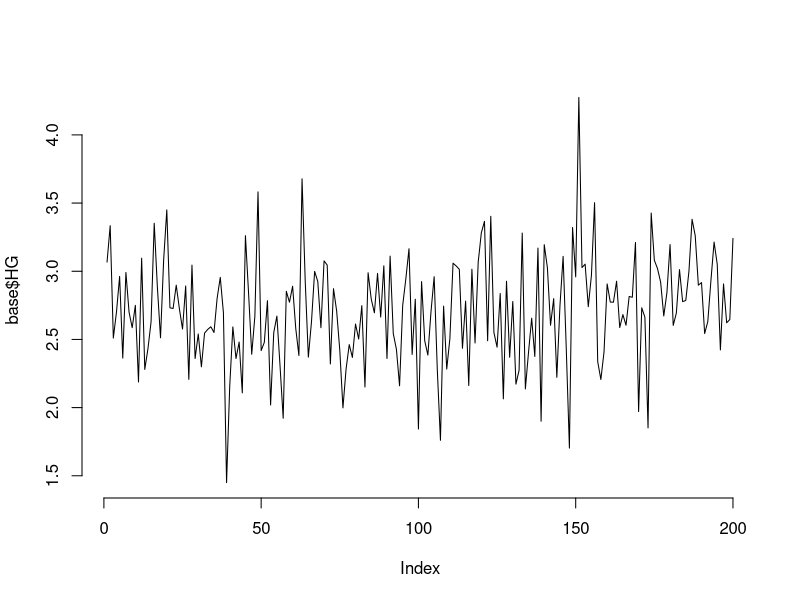
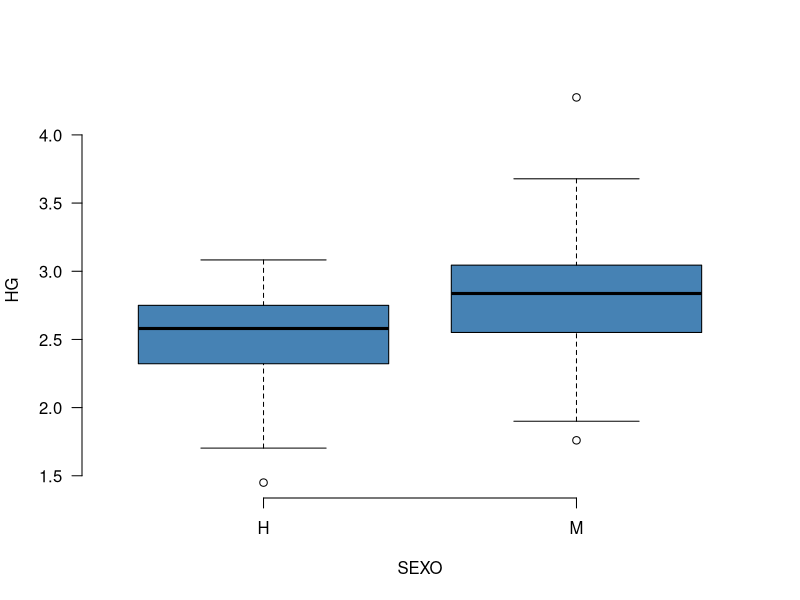
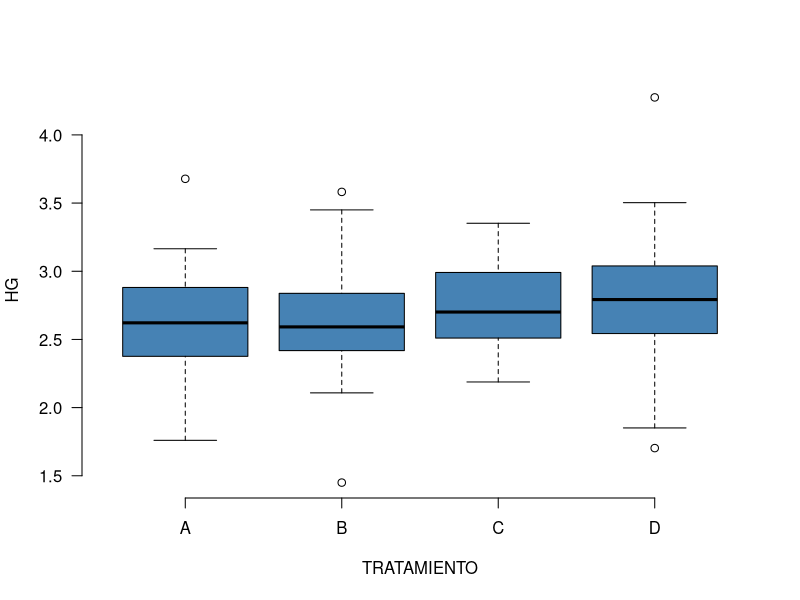
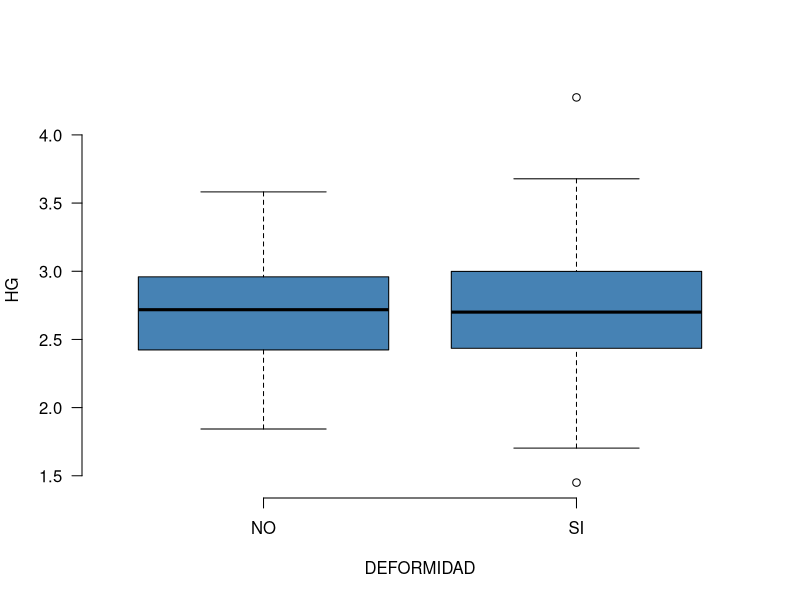
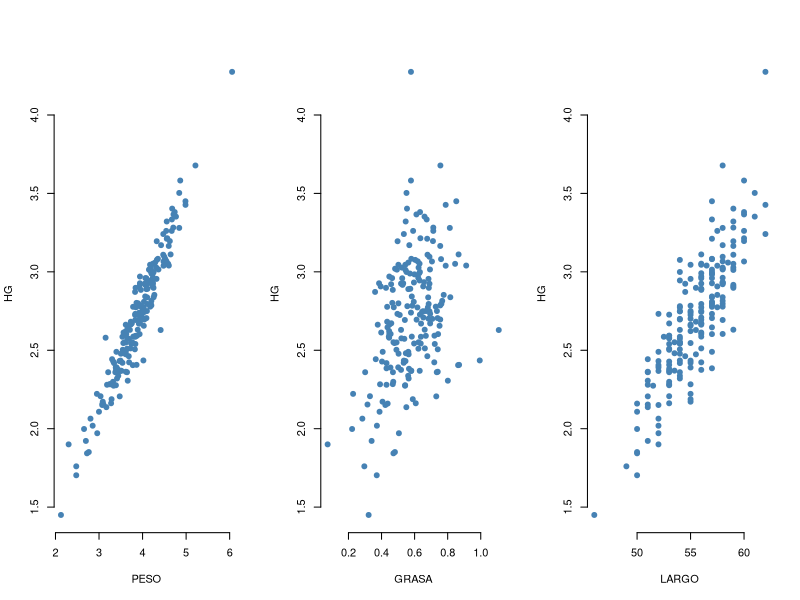
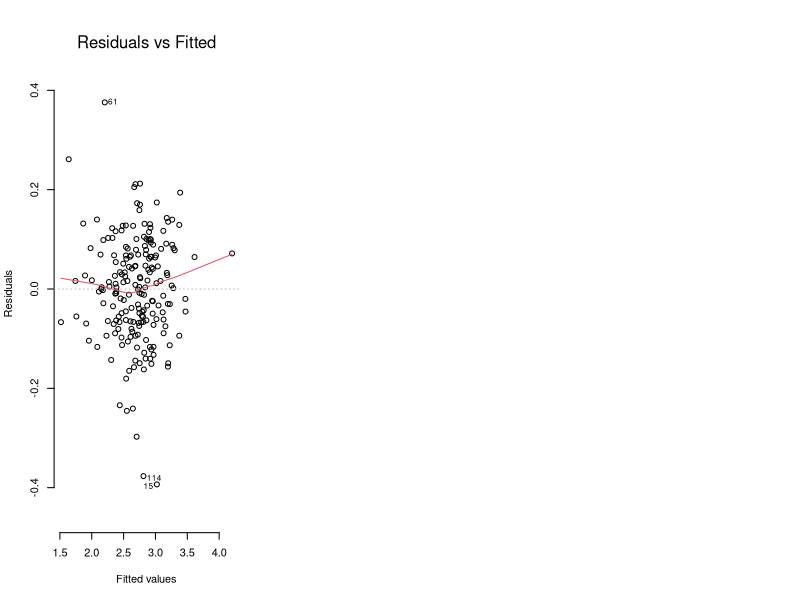

Write R code to recreate these figures, in order.

# Clase regresion lineal simple

# librerias
library(dplyr)
library(readxl)


base = read_excel("input/data/original/01_Actividad_de_regresion_Lineal_Multiple.xlsx")
head(base)
tail(base)

##################################
### Actividad Regresion Lineal ###
##################################

plot(base$HG, type = "l", bty = "n")
summary(base$HG)

# Antes, vamos a generar un ruido
set.seed(0607)
RUIDO = rnorm(200, 5, 20)
base$RUIDO = RUIDO
head(base)

## Hagamos regresion simple con las tres variables ##
## Ajustemos una recta de regresion con la funcion lm() ##

Mod1 <- lm(HG ~ PESO, data = base)
summary(Mod1) # Reg. simple: HG = B0 + B1*PESO(X1) = 0.05795 + 0.68276*PESO(X1) 

# el Std.Error corresponde a la raiz de la varianza de los estimadores

# el Residual standard error: corresponde a la raiz de la vrianza de sigma

# Prop de informacion explicada por la regresion -> 0.926 -> 92.6%

# H0: No existe regresion vs H1: existe regresion
# -> p-value: < 2.2e-16  -> rechazo H0 -> existe regresion

# test t
# H0: B_i = 0 vs H1: B_i != 0
# -> si es significativa la variable Peso en nuestro modelo

# supuestos
# probamos la semana pasada

Mod2 <- lm(HG ~ GRASA, data = base)
summary(Mod2) # Reg. simple: 


Mod3 <- lm(HG ~ RUIDO, data = base)
summary(Mod3) # Reg. simple: 
# no es significante el RUIDO


# probar si el LARGO es una variable que logre explicar HG

Mod4 <- lm(HG ~ LARGO, data = base)
summary(Mod4) # Reg. simple: 

# existe regresion? -> p-value: < 2.2e-16, a un 95% de confianza -> Si hay regresion
# hay signifcancia del Largo? -> t value y Pr(>|t|): <2e-16 -> Si, lo es
# prop de informacion explicada? Multiple R-squared: 0.7015, el 70.15% de la varianza
# original es explicada por la regresion
# interpretacion del LARGO: por cada 1 cm de aumento en el largo aumenta 0.12 kg HG


Tabla <- data.frame(Modelo = c("PESO","GRASA","RUIDO","LARGO"),
                    R2 = c(summary(Mod1)$r.squared,
                           summary(Mod2)$r.squared,
                           summary(Mod3)$r.squared,
                           summary(Mod4)$r.squared))
Tabla


#############################
# Regresion Lineal Multiple #
#############################

head(base)

# crear una variable a modo de ejemplo, no es necesario realizar:
# que ocurre si una variable categorica es tratada como numerica?
base <- base %>% mutate(TRATAMIENTO_2 = case_when(TRATAMIENTO == "A" ~ 1,
                                                  TRATAMIENTO == "B" ~ 2,
                                                  TRATAMIENTO == "C" ~ 3,
                                                  TRUE ~ 4))
head(base)
tail(base)

# Graficos de caja
par(bty = "n")
boxplot(HG ~ SEXO, data = base, col = "steelblue", las = 1)
boxplot(HG ~ TRATAMIENTO, data = base, col = "steelblue", las = 1)
boxplot(HG ~ DEFORMIDAD, data = base, col = "steelblue", las = 1)

# Graficos de dispersion
par(mfrow = c(1,3))
plot(HG ~ PESO, data = base, col = "steelblue", pch = 19)
plot(HG ~ GRASA, data = base, col = "steelblue", pch = 19)
plot(HG ~ LARGO, data = base, col = "steelblue", pch = 19)

# Vamos a hacer algunos modelos mas

Mod5 <- lm(HG ~ PESO + TRATAMIENTO_2, data = base)
summary(Mod5) # no tiene sentido

# Prop de informacion explicada por la regresion -> 0.926 -> 92.54%

# Dejamos el tratamiento como corresponde, variable categorica
Mod6 <- lm(HG ~ PESO + TRATAMIENTO, data = base)
summary(Mod6)  

# Prop de informacion explicada por la regresion -> 0.9262 -> 92.62%

# supuestos
# linealidad

plot(Mod6, 1)

# Normalidad

# H0: residuos son normales
# H1: residuos no son normales

nortest::lillie.test(Mod6$residuals)
# Si existe normalidad

# Homoceasticidad

# H0: Si existe Homoceasticidad
# H1: No existe Homoceasticidad

lmtest::bptest(Mod6)
# Existe Homoceasticidad

# Independencia

# H0: No hay autocorrelacion
# H1: hay autocorrelacion

lmtest::dwtest(Mod6)
# Si existe Independencia

# podemos cambiar el grupo de referencia? -> usamos factor 

Mod7 <- lm(HG ~ PESO + LARGO, data = base)
summary(Mod7) 


Mod8 <- lm(HG ~ PESO + LARGO + GRASA, data = base)
summary(Mod8)  

## Hacemos un resumen de los modelos con sus R cuadrados ##
Tabla <- data.frame(Modelo = c("PESO", "GRASA", "RUIDO", "LARGO",
                               "PESO+TRATAMIENTO_2","PESO+TRATAMIENTO(factor)",
                               "PESO+LARGO","PESO+LARGO+GRASA"),
                    R2     = c(summary(Mod1)$r.squared, 
                               summary(Mod2)$r.squared,
                               summary(Mod3)$r.squared,
                               summary(Mod4)$r.squared,
                               summary(Mod5)$r.squared,
                               summary(Mod6)$r.squared,
                               summary(Mod7)$r.squared,
                               summary(Mod8)$r.squared),
                    R2_ajd     = c(summary(Mod1)$adj.r.squared,
                                   summary(Mod2)$adj.r.squared,
                                   summary(Mod3)$adj.r.squared,
                                   summary(Mod4)$adj.r.squared,
                                   summary(Mod5)$r.squared,
                                   summary(Mod6)$adj.r.squared,
                                   summary(Mod7)$adj.r.squared,
                                   summary(Mod8)$adj.r.squared))
Tabla

# Elegimos el con mayor R2 ajustad?
# Por que deja de ser significativo el LARGO en el Mod8?
# Tenemos problemas de colinealidad?
# Hay informacion "duplicada"?
